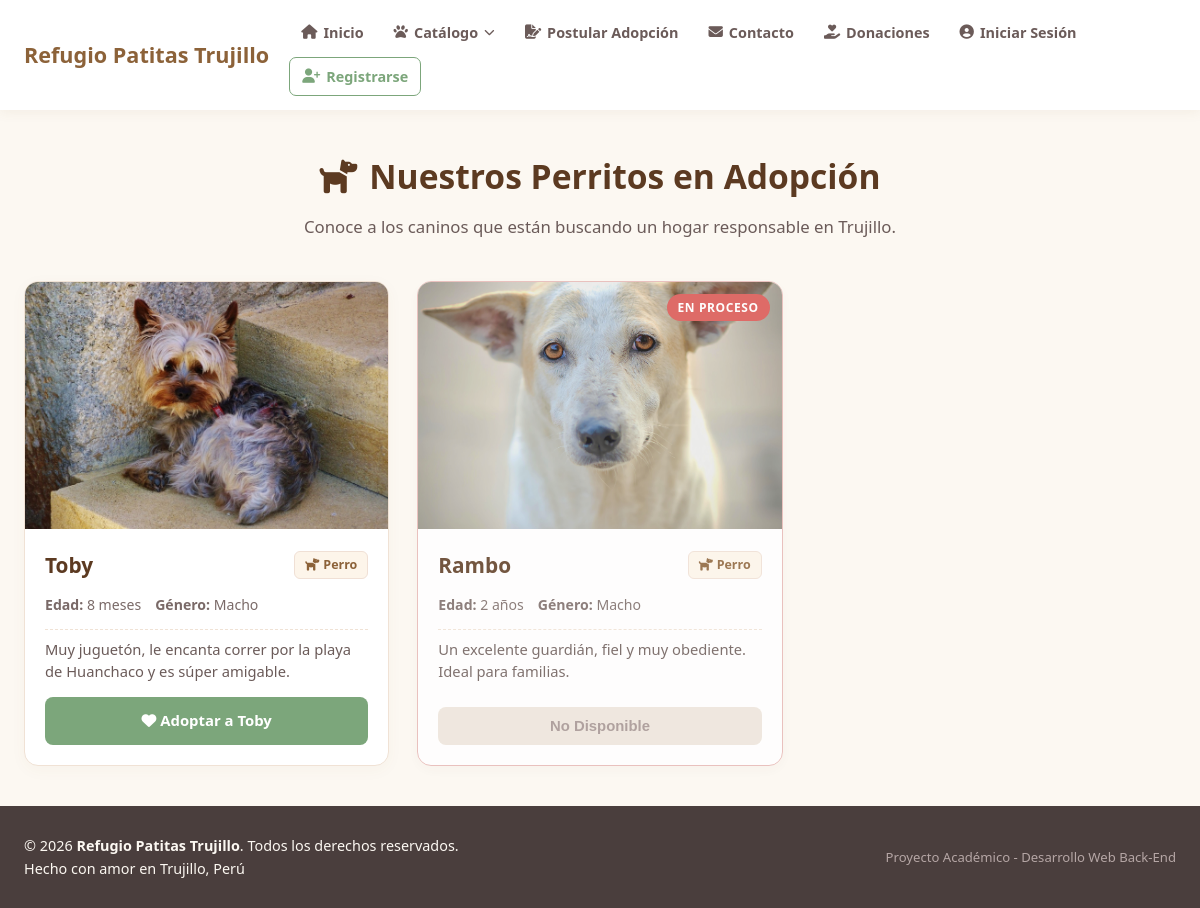
Screenshot of /mascotas/perros.php with the database file from the repository.
### tables this page shows
CREATE TABLE IF NOT EXISTS `mascotas` (
    `id`          INT          AUTO_INCREMENT PRIMARY KEY,
    `nombre`      VARCHAR(50)  NOT NULL,
    `especie`     ENUM('Perro', 'Gato', 'Otro') NOT NULL,
    `edad`        VARCHAR(30)  NOT NULL,
    `genero`      ENUM('Macho', 'Hembra') NOT NULL,
    `descripcion` TEXT         NOT NULL,
    `imagen`      VARCHAR(150) NOT NULL,                    
    `disponible`  TINYINT(1)   NOT NULL DEFAULT 1,          
    `created_at`  TIMESTAMP    DEFAULT CURRENT_TIMESTAMP,
    INDEX `idx_especie`    (`especie`),                     
    INDEX `idx_disponible` (`disponible`)
);

### mascotas/perros.php (the view)
<?php
include '../includes/header.php';
try {
    $sql = "SELECT * FROM mascotas WHERE especie = 'Perro' ORDER BY id ASC";
    $stmt = $pdo->query($sql);
    $mascotas = $stmt->fetchAll();
} catch (\PDOException $e) {
    error_log("Error al consultar perros: " . $e->getMessage());
    $mascotas = [];
}
?>
<main class="main-content">
    <section class="catalogo-section">
        <div class="catalogo-header">
            <h2><i class="fa-solid fa-dog"></i> Nuestros Perritos en Adopción</h2>
            <p>Conoce a los caninos que están buscando un hogar responsable en Trujillo.</p>
        </div>
        <div class="contenedor-catalogo">
            <?php if (empty($mascotas)): ?>
                <div class="sin-mascotas">
                    <i class="fa-solid fa-dog"></i>
                    <p>No hay perritos disponibles en este momento.</p>
                </div>
            <?php else: ?>
                <?php foreach ($mascotas as $mascota): ?>
                    <div class="tarjeta-mascota <?php echo !$mascota['disponible'] ? 'en-proceso' : ''; ?>">
                        <div class="mascota-img-container">
                            <img src="<?php echo BASE_URL; ?>public-assets/img/mascotas/<?php echo $mascota['imagen']; ?>" alt="<?php echo $mascota['nombre']; ?>" class="mascota-img">
                            <?php if (!$mascota['disponible']): ?>
                                <span class="badge-estado">En Proceso</span>
                            <?php endif; ?>
                        </div>
                        <div class="mascota-info">
                            <div class="mascota-header-tarjeta">
                                <h3><?php echo $mascota['nombre']; ?></h3>
                                <span class="especie-tag"><i class="fa-solid fa-dog"></i> <?php echo $mascota['especie']; ?></span>
                            </div>
                            <ul class="mascota-detalles-lista">
                                <li><strong>Edad:</strong> <?php echo $mascota['edad']; ?></li>
                                <li><strong>Género:</strong> <?php echo $mascota['genero']; ?></li>
                            </ul>
                            <p class="mascota-descripcion"><?php echo $mascota['descripcion']; ?></p>
                            <div class="mascota-accion">
                                <?php if ($mascota['disponible']): ?>
                                    <a href="<?php echo BASE_URL; ?>views/formulario.php?mascota=<?php echo urlencode($mascota['nombre']); ?>" class="btn btn-secondary btn-adoptar">
                                        <i class="fa-solid fa-heart"></i> Adoptar a <?php echo $mascota['nombre']; ?>
                                    </a>
                                <?php else: ?>
                                    <button class="btn btn-disabled" disabled>No Disponible</button>
                                <?php endif; ?>
                            </div>
                        </div>
                    </div>
                <?php endforeach; ?>
            <?php endif; ?>
        </div>
    </section>
</main>
<?php
include '../includes/footer.php';
?>

### includes/header.php (shortened to what this page needs)
<!DOCTYPE html>
<html lang="es">
<head>
    <link rel="stylesheet" href="https://cdnjs.cloudflare.com/ajax/libs/font-awesome/6.7.2/css/all.min.css" />
    <link rel="stylesheet" href="<?php echo BASE_URL; ?>public-assets/css/indexador.css">
</head>
<body>
    <header class="main-header">
        <div class="header-container">
            <a href="<?php echo BASE_URL; ?>index.php" class="logo-link">
                <span class="logo-text"><?php echo SITE_NAME; ?></span>
            </a>
            <nav class="nav-menu">
                <ul>
                    <li><a href="<?php echo BASE_URL; ?>index.php"><i class="fa-solid fa-house"></i> Inicio</a></li>
                    <li class="menu-dropdown">
                        <a href="#" class="dropdown-toggle"><i class="fa-solid fa-paw"></i> Catálogo <i class="fa-solid fa-chevron-down fa-xs"></i></a>
                    </li>
                    <li><a href="<?php echo BASE_URL; ?>views/formulario.php"><i class="fa-solid fa-file-signature"></i> Postular Adopción</a></li>
                    <li><a href="<?php echo BASE_URL; ?>views/contacto.php"><i class="fa-solid fa-envelope"></i> Contacto</a></li>
                    <li><a href="#"><i class="fa-solid fa-hand-holding-heart"></i> Donaciones</a></li>
                    <?php if (isset($_SESSION['usuario'])): ?>
                        <li><span class="user-greeting"><i class="fa-solid fa-circle-user"></i> Hola, <?php echo htmlspecialchars($_SESSION['usuario']); ?></span></li>
                        <li><a href="<?php echo BASE_URL; ?>views/logout.php" class="btn-logout"><i class="fa-solid fa-right-from-bracket"></i> Cerrar Sesión</a></li>
                    <?php else: ?>
                        <li><a href="<?php echo BASE_URL; ?>views/login.php"><i class="fa-solid fa-circle-user"></i> Iniciar Sesión</a></li>
                        <li><a href="<?php echo BASE_URL; ?>views/registro.php" class="btn-registro"><i class="fa-solid fa-user-plus"></i> Registrarse</a></li>
                    <?php endif; ?>
                </ul>
            </nav>
        </div>
    </header>

### includes/footer.php (shortened to what this page needs)
<footer class="main-footer">
        <div class="footer-container">
            <div class="footer-info">
                <p>&copy; <?php echo date('Y'); ?> <strong><?php echo SITE_NAME; ?></strong>. Todos los derechos reservados.</p>
                <p>Hecho con amor en Trujillo, Perú</p>
            </div>
            <div class="footer-links">
                <small>Proyecto Académico - Desarrollo Web Back-End</small>
            </div>
        </div>
    </footer>
</body>
</html>

### public-assets/css/globales.css (style rules this page uses)
*, *::before, *::after { margin: 0; padding: 0; box-sizing: border-box; }
body { font-family: 'Segoe UI', Tahoma, Geneva, Verdana, sans-serif; background-color: #fcf8f2; color: #4a3e3d; line-height: 1.6; display: flex; flex-direction: column; min-height: 100vh; }
a { text-decoration: none; color: inherit; }
ul { list-style: none; }
img { display: block; max-width: 100%; }
.main-content { flex: 1; }
.btn { display: inline-block; padding: 12px 26px; border-radius: 8px; font-weight: 600; font-size: 0.95rem; border: none; cursor: pointer; transition: background-color 0.25s ease, transform 0.2s ease, box-shadow 0.25s ease; }
.btn-secondary { background-color: #7ca67b; color: #ffffff; }
.main-header { background-color: #ffffff; box-shadow: 0 2px 12px rgba(140, 98, 57, 0.08); position: sticky; top: 0; z-index: 1000; }
.header-container { max-width: 1200px; margin: 0 auto; padding: 14px 24px; display: flex; justify-content: space-between; align-items: center; gap: 20px; }
.logo-link { display: flex; align-items: center; gap: 10px; flex-shrink: 0; }
.logo-text { font-size: 1.35rem; font-weight: 700; color: #8c6239; white-space: nowrap; }
.nav-menu ul { display: flex; align-items: center; gap: 6px; flex-wrap: wrap; }
.nav-menu a { font-weight: 600; font-size: 0.9rem; color: #6b5b59; padding: 7px 12px; border-radius: 7px; transition: color 0.25s ease, background-color 0.25s ease; display: flex; align-items: center; gap: 6px; white-space: nowrap; }
.btn-registro { font-weight: 600; font-size: 0.9rem; color: #7ca67b !important; padding: 6px 14px; border-radius: 7px; border: 1.5px solid #7ca67b; transition: background-color 0.25s ease, color 0.25s ease; display: flex; align-items: center; gap: 6px; }
.menu-dropdown { position: relative; }
.dropdown-toggle { display: flex; align-items: center; gap: 6px; cursor: pointer; }
.main-footer { background-color: #4a3e3d; color: #fcf8f2; padding: 28px 24px; margin-top: auto; }
.footer-container { max-width: 1200px; margin: 0 auto; display: flex; justify-content: space-between; align-items: center; flex-wrap: wrap; gap: 12px; }
.footer-info p { font-size: 0.9rem; line-height: 1.6; }
.footer-links small { font-size: 0.82rem; color: #b5a6a5; }

### public-assets/css/index.css (style rules this page uses)
.main-content { max-width: 1200px; margin: 0 auto; padding: 40px 24px; width: 100%; }

### rows the page displays
mascotas: imagen (picture), nombre "Toby", especie "Perro", edad "8 meses", genero "Macho", descripcion "Muy juguetón, le encanta correr por la playa de Huanchaco y es súper amigable."
mascotas: imagen (picture), disponible "EN PROCESO", nombre "Rambo", especie "Perro", edad "2 años", genero "Macho", descripcion "Un excelente guardián, fiel y muy obediente. Ideal para familias."

### other values shown
SITE_NAME "Refugio Patitas Trujillo"
